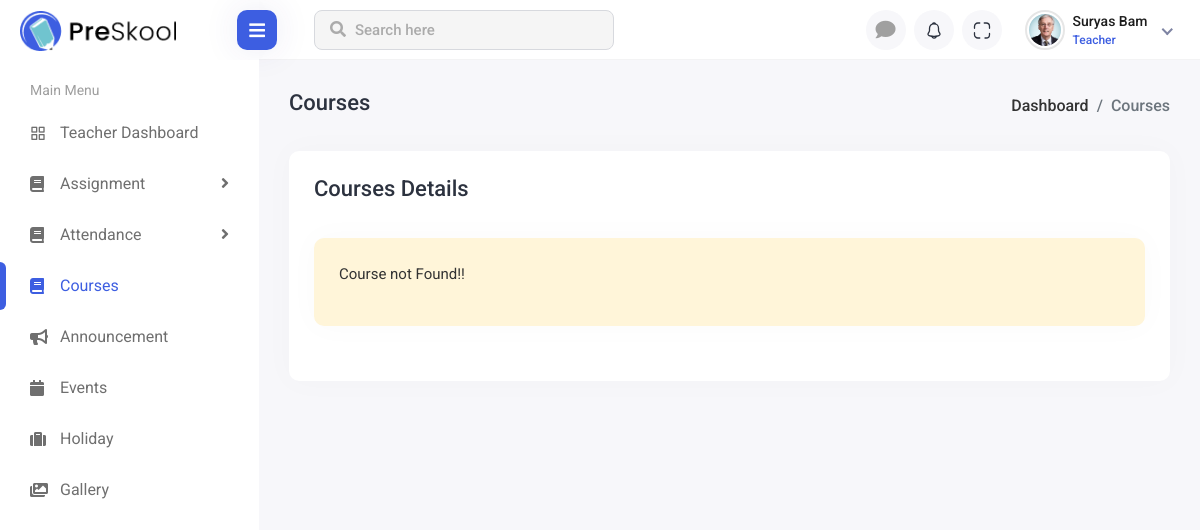
The app's page /teacher/courses/a625d607-9561-46f2-9999-5368bb9c788a (signed in), older data.
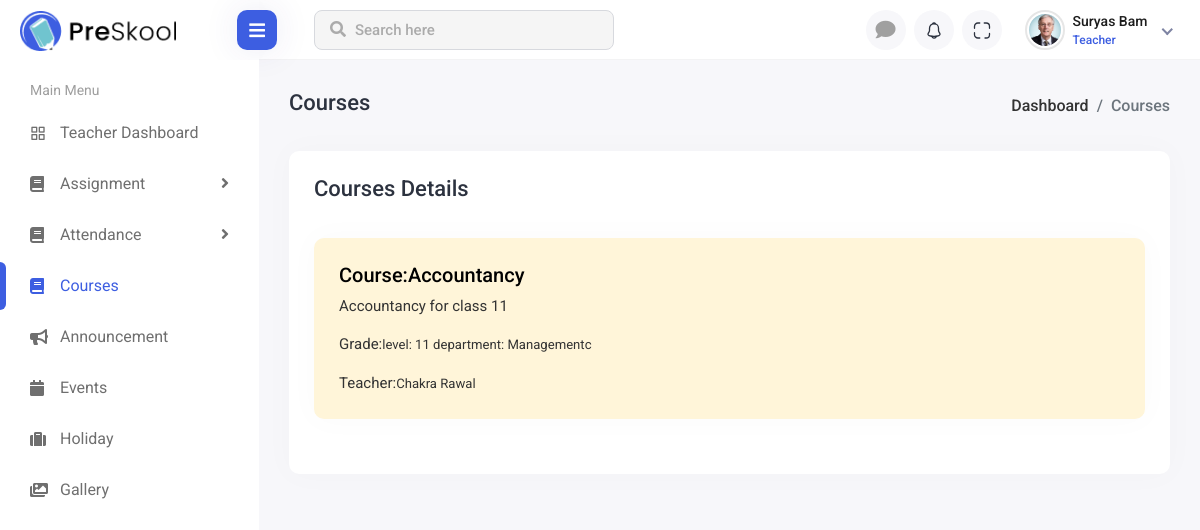
The same page, newer data.
### accounts/models.py (models this page shows, shortened)
class Course(CommonInfo):
    course_name = models.CharField(max_length=100)
    descriptions = models.TextField(max_length=500)
    grade = models.ForeignKey(Grade, on_delete=models.CASCADE, related_name="course")
    teacher = models.ForeignKey(
        Teacher, on_delete=models.CASCADE, related_name="course"
    )
    class Meta:
        unique_together = ("course_name", "grade", "teacher")

class Grade(CommonInfo):
    level = models.CharField(choices=l_choices, max_length=10)
    department = models.ForeignKey(
        Department,
        on_delete=models.CASCADE,
        related_name="grade",
    )
    def __str__(self):
        return f"level: {self.level} department: {self.department.type}"

class Department(CommonInfo):
    type = models.CharField(choices=dp_choices, max_length=100)

class Teacher(CommonInfo):
    teacher_userName = models.OneToOneField(
        User, on_delete=models.CASCADE, related_name="teacher"
    )
    user_role = models.ForeignKey(
        Role, on_delete=models.CASCADE, related_name="teacher"
    )
    name = models.CharField(max_length=100)
    email = models.EmailField(unique=True)
    phone_no = models.CharField(max_length=15)
    address = models.CharField(max_length=100)
    dob = models.DateField()
    def __str__(self):
        return self.name

### teacher/views.py (the view)
# urls.py: path("courses/<str:c_id>", CourseDetailView.as_view(), name="coursedetail"),
class CourseDetailView(TeacherRequiredMixin, View):
    active_tab = "courses"
    template_name = "teachers/courses/detail.html"
    def get(self, request, c_id):
        try:
            courses = Course.objects.get(id=c_id)
        except:
            courses = None
        context = {"active_tab": self.active_tab, "courses": courses}
        return render(request, self.template_name, context)

### common/base_view.py (called while the page is built)
def user_context(request):
    user_attributes = ["student", "teacher", "parent", "staff"]
    profile = None
    user_type = None
    if request.user.is_authenticated:
        for user in user_attributes:
            if hasattr(request.user, user):
                user_type = user
                profile = getattr(request.user, user)
    return {"user_type": user_type, "profile": profile}

### teacher/mixins.py (called while the page is built)
    def dispatch(self, request, *args, **kwargs):
        if not hasattr(request.user, "teacher"):
            return redirect("login")
        return super().dispatch(request, *args, **kwargs)

### templates/teachers/courses/detail.html (shortened to what this page needs)
{% extends "teachers/sidebar.html" %}
{% load static %}
{% block link %}
<link rel="stylesheet" href="{% static 'plugins/bootstrap/css/bootstrap.min.css' %}">
<link rel="stylesheet" href="{% static 'plugins/feather/feather.css'%}">
<link rel="stylesheet" href="{% static 'plugins/icons/flags/flags.css'%}">
<link rel="stylesheet" href="{% static 'css/bootstrap-datetimepicker.min.css'%}">
<link rel="stylesheet" href="{% static 'plugins/fontawesome/css/fontawesome.min.css'%}">
<link rel="stylesheet" href="{% static 'plugins/fontawesome/css/all.min.css'%}">
<link rel="stylesheet" href="{% static 'plugins/select2/css/select2.min.css'%}">
<link rel="stylesheet" href="{% static 'css/style.css'%}">
{% endblock link %}
{% block content %}
<div class="page-wrapper">
    <div class="content container-fluid">
        <div class="page-header">
            <div class="row align-items-center">
                <div class="col">
                    <h3 class="page-title">Courses</h3>
                    <ul class="breadcrumb">
                        <li class="breadcrumb-item"><a href="index.html">Dashboard</a></li>
                        <li class="breadcrumb-item active">Courses</li>
                    </ul>
                </div>
            </div>
        </div>
        <div class="row">
            <div class="col-sm-12">
                <div class="card card-table">
                    <div class="card-body">
                        <div class="page-header">
                            <div class="row align-items-center">
                                <div class="col">
                                    <h3 class="page-title">Courses Details</h3>
                                </div>
                            </div>
                        </div>
                        <div class="card bg-primary">
                            {% if not courses %}
                            <div class="card-body">
                                <p>Course not Found!!</p>
                            </div>
                            {%else %}
                                <div class="card-body">
                                    <h5 class="card-title">Course:{{courses.course_name}}</h5>
                                    <p class="card-text">{{courses.descriptions}}</p>
                                    <p class="card-text">Grade:<small class="text-body-secondary">{{courses.grade}}c</small></p>
                                    <p class="card-text">Teacher:<small class="text-body-secondary">{{courses.teacher}}</small></p>
                                </div>
                            {% endif %}
                        </div>
                    </div>
                </div>
            </div>
        </div>
    </div>
</div>
{% endblock %}

Row changes from the older to the newer data that the page shows:
added Course: course_name "Accountancy", descriptions "Accountancy for class 11", grade "level: 11 department: Management", teacher "Chakra Rawal"
Text that changed along with them:
text no longer shown: "Course not Found!!"
text now shown: "Course: Grade: c Teacher:"
